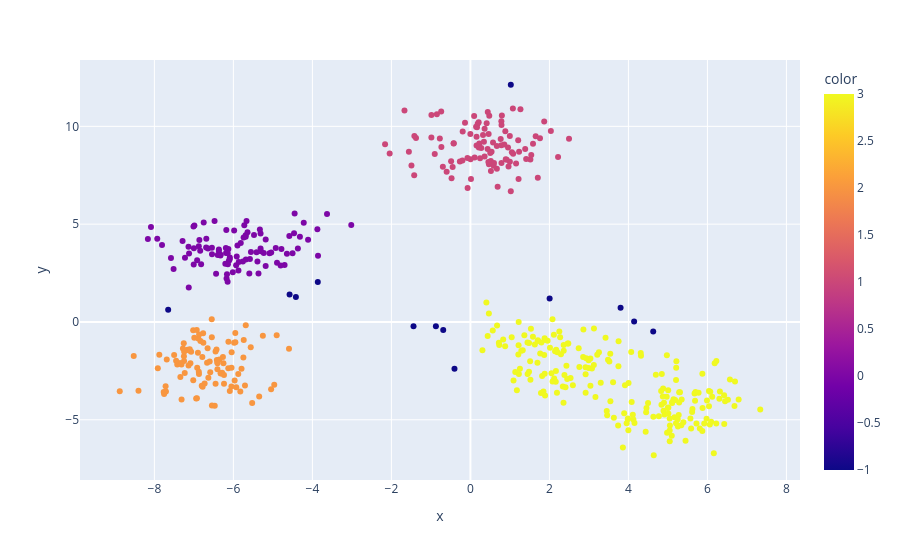
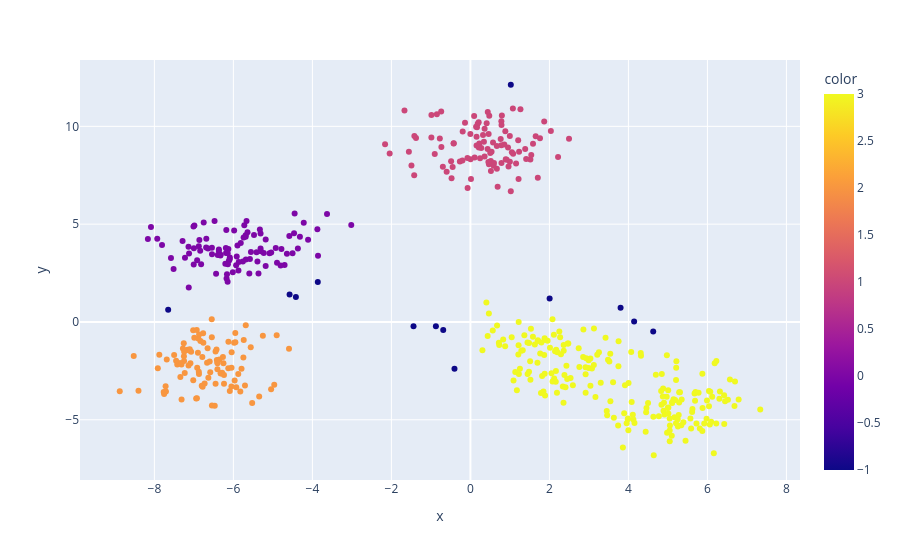

The notebook cell saved with these charts, in order:
### Code cell
from sklearn.datasets import make_blobs

noise = np.random.normal(0, 1, (10, 2))
X, _ = make_blobs(n_samples = 500,n_features = 2,centers = 5,random_state = 23)
        
X = np.vstack([X, noise])
print(X)
    

db = DBSCAN(eps=1.0, min_samples=4)
# X = np.array([[1, 1],[1, 0],[0, 1], [10, 0]])
db.fit(X)
db._clusters
print(db._clusters)

fig = px.scatter(x=X[:, 0], y=X[:, 1], color=db._clusters)

fig.show()

db_test = DB(eps=1.0, min_samples=4)
db_test.fit(X)
db_test.labels_

fig1 = px.scatter(x=X[:, 0], y=X[:, 1], color=db_test.labels_)

fig1.show()

print(np.allclose(db._clusters, db_test.labels_))

### Figure 1 — Plotly figure (JSON) as saved in the notebook; plotly's stock layout.template omitted (floating-point values rounded to 4 significant figures; data arrays with more than 128 entries replaced by an {"elided": "..."} marker saying what was removed)
{"data": [{"hovertemplate": "x=%{x}<br>y=%{y}<br>color=%{marker.color}<extra></extra>", "legendgroup": "", "marker": {"color": {"elided": "510 float values"}, "coloraxis": "coloraxis", "symbol": "circle"}, "mode": "markers", "name": "", "orientation": "v", "showlegend": false, "type": "scatter", "x": {"elided": "510 float values"}, "xaxis": "x", "y": {"elided": "510 float values"}, "yaxis": "y"}], "layout": {"coloraxis": {"colorbar": {"title": {"text": "color"}}, "colorscale": [[0, "#0d0887"], [0.1111, "#46039f"], [0.2222, "#7201a8"], [0.3333, "#9c179e"], [0.4444, "#bd3786"], [0.5556, "#d8576b"], [0.6667, "#ed7953"], [0.7778, "#fb9f3a"], [0.8889, "#fdca26"], [1, "#f0f921"]]}, "legend": {"tracegroupgap": 0}, "margin": {"t": 60}, "xaxis": {"anchor": "y", "domain": [0, 1], "title": {"text": "x"}}, "yaxis": {"anchor": "x", "domain": [0, 1], "title": {"text": "y"}}}}

### Figure 2 — Plotly figure (JSON) as saved in the notebook; plotly's stock layout.template omitted (floating-point values rounded to 4 significant figures; data arrays with more than 128 entries replaced by an {"elided": "..."} marker saying what was removed)
{"data": [{"hovertemplate": "x=%{x}<br>y=%{y}<br>color=%{marker.color}<extra></extra>", "legendgroup": "", "marker": {"color": {"elided": "510 int values"}, "coloraxis": "coloraxis", "symbol": "circle"}, "mode": "markers", "name": "", "orientation": "v", "showlegend": false, "type": "scatter", "x": {"elided": "510 float values"}, "xaxis": "x", "y": {"elided": "510 float values"}, "yaxis": "y"}], "layout": {"coloraxis": {"colorbar": {"title": {"text": "color"}}, "colorscale": [[0, "#0d0887"], [0.1111, "#46039f"], [0.2222, "#7201a8"], [0.3333, "#9c179e"], [0.4444, "#bd3786"], [0.5556, "#d8576b"], [0.6667, "#ed7953"], [0.7778, "#fb9f3a"], [0.8889, "#fdca26"], [1, "#f0f921"]]}, "legend": {"tracegroupgap": 0}, "margin": {"t": 60}, "xaxis": {"anchor": "y", "domain": [0, 1], "title": {"text": "x"}}, "yaxis": {"anchor": "x", "domain": [0, 1], "title": {"text": "y"}}}}
